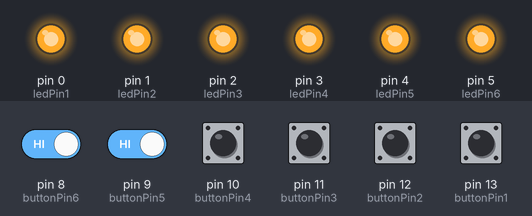
Bench run of a sketch on a simulated Arduino Uno, built with avr-gcc and run on an emulated ATmega328P. Parts: output pins drawn as LEDs (lit = HIGH). Inputs (shaded band) come from the test bench; at power-on: pin 8 (buttonPin6), pin 9 (buttonPin5), pin 10 (buttonPin4), pin 11 (buttonPin3), pin 12 (buttonPin2), pin 13 (buttonPin1) HIGH.

Above: at 16.8 s.
16.9 s: pin 8 (buttonPin6) driven LOW and pin 9 (buttonPin5) driven LOW
At 24.8 s:
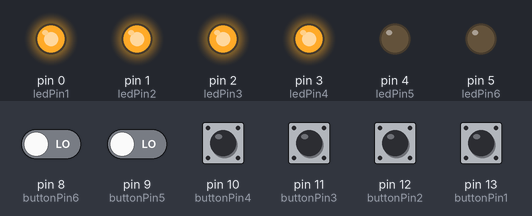
25.5 s: pin 9 (buttonPin5) driven HIGH
At 26.0 s:
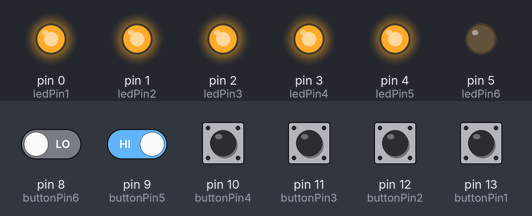
36.9 s: pin 8 (buttonPin6) driven HIGH
At 38.2 s:
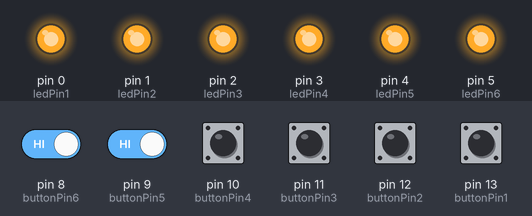
50.6 s: pin 10 (buttonPin4) pulled LOW for 3 s
At 53.4 s:
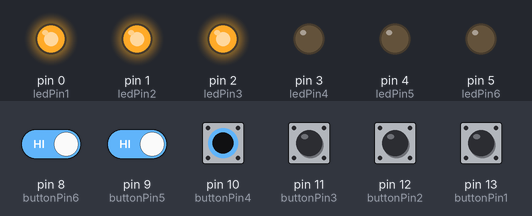
58.6 s: pin 8 (buttonPin6) driven LOW
At 63.0 s:
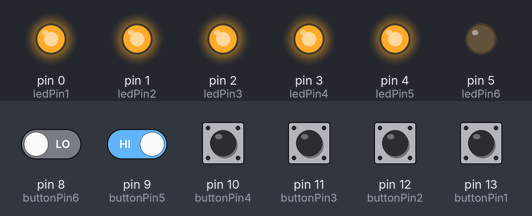
72.3 s: pin 9 (buttonPin5) driven LOW
At 83.0 s:
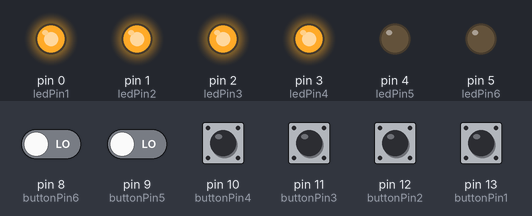
Timing chart, 0 to 84.0 s (numbered marks = the images above; inputs shaded):
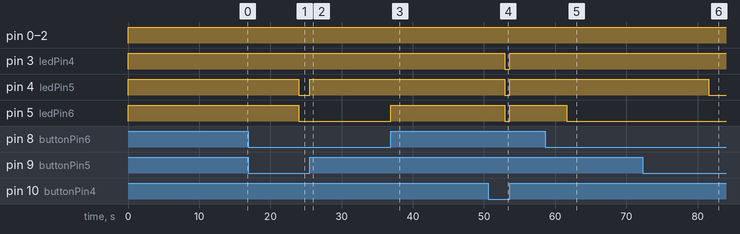

Measured:
- after the input at 16.9 s, pin 4 (ledPin5), pin 5 (ledPin6): HIGH → LOW after 7.1 s
- after the input at 25.5 s, pin 4 (ledPin5): LOW → HIGH at once
- after the input at 36.9 s, pin 5 (ledPin6): LOW → HIGH at once
- after the input at 50.6 s, pin 3 (ledPin4), pin 4 (ledPin5), pin 5 (ledPin6): HIGH → LOW after 2.3 s, → HIGH 0.70 s later
- after the input at 58.6 s, pin 5 (ledPin6): HIGH → LOW after 3.0 s
- after the input at 72.3 s, pin 4 (ledPin5): HIGH → LOW after 9.3 s

The sketch:

M9_Water_treatment_path.ino
```cpp
int ledPin1 = 0;
int ledPin2 = 1;
int ledPin3 = 2;
int ledPin4 = 3;
int ledPin5 = 4;
int ledPin6 = 5;
int buttonPin1 = 13;
int buttonPin2 = 12;
int buttonPin3 = 11;
int buttonPin4 = 10;
int buttonPin5 = 9;
int buttonPin6 = 8;

int cycle = 0;

unsigned long previousMillis = 0;

// Change the value (in ms) if you whant a higher temporisation when user stop the the path in the middle.
const long interval = 10000;

void setup()
{
  pinMode(ledPin1, OUTPUT);
  pinMode(ledPin2, OUTPUT);
  pinMode(ledPin3, OUTPUT);
  pinMode(ledPin4, OUTPUT);
  pinMode(ledPin5, OUTPUT);
  pinMode(ledPin6, OUTPUT);
  pinMode(buttonPin1, INPUT_PULLUP);
  pinMode(buttonPin2, INPUT_PULLUP);
  pinMode(buttonPin3, INPUT_PULLUP);
  pinMode(buttonPin4, INPUT_PULLUP);
  pinMode(buttonPin5, INPUT_PULLUP);
  pinMode(buttonPin6, INPUT_PULLUP);
}

void loop(){
  unsigned long currentMillis = millis();

  // read from the button pin
  int button1 = digitalRead(buttonPin1);
  int button2 = digitalRead(buttonPin2);
  int button3 = digitalRead(buttonPin3);
  int button4 = digitalRead(buttonPin4);
  int button5 = digitalRead(buttonPin5);
  int button6 = digitalRead(buttonPin6);

  if (button1==HIGH && cycle==0){
  cycle = 1;
  previousMillis = currentMillis;
  digitalWrite(ledPin1,HIGH);
  }

  if (button2==HIGH && cycle==1){
  cycle = 2;
  previousMillis = currentMillis;
  digitalWrite(ledPin2,HIGH);
  }

  if (button3==HIGH && cycle==2){
  cycle = 3;
  previousMillis = currentMillis;
  digitalWrite(ledPin3,HIGH);
  }

  if (button4==HIGH && cycle==3){
  cycle = 4;
  previousMillis = currentMillis;
  digitalWrite(ledPin4,HIGH);
  }

  if (button5==HIGH && cycle==4){
  cycle = 5;
  previousMillis = currentMillis;
  digitalWrite(ledPin5,HIGH);
  }

  if (button6==HIGH && cycle==5){
  cycle = 6;
  previousMillis = currentMillis;
  digitalWrite(ledPin6,HIGH);
  }

  if (cycle==6){
  // Change value (in ms) if you whant higher temporitation at the end of the path
  delay(8000);
  digitalWrite(ledPin1,LOW);
  digitalWrite(ledPin2,LOW);
  digitalWrite(ledPin3,LOW);
  digitalWrite(ledPin4,LOW);
  digitalWrite(ledPin5,LOW);
  digitalWrite(ledPin6,LOW);
  cycle = 0;
  }

  if (currentMillis - previousMillis >= interval) {
  digitalWrite(ledPin1,LOW);
  digitalWrite(ledPin2,LOW);
  digitalWrite(ledPin3,LOW);
  digitalWrite(ledPin4,LOW);
  digitalWrite(ledPin5,LOW);
  digitalWrite(ledPin6,LOW);
  cycle = 0;
  }
}
```
